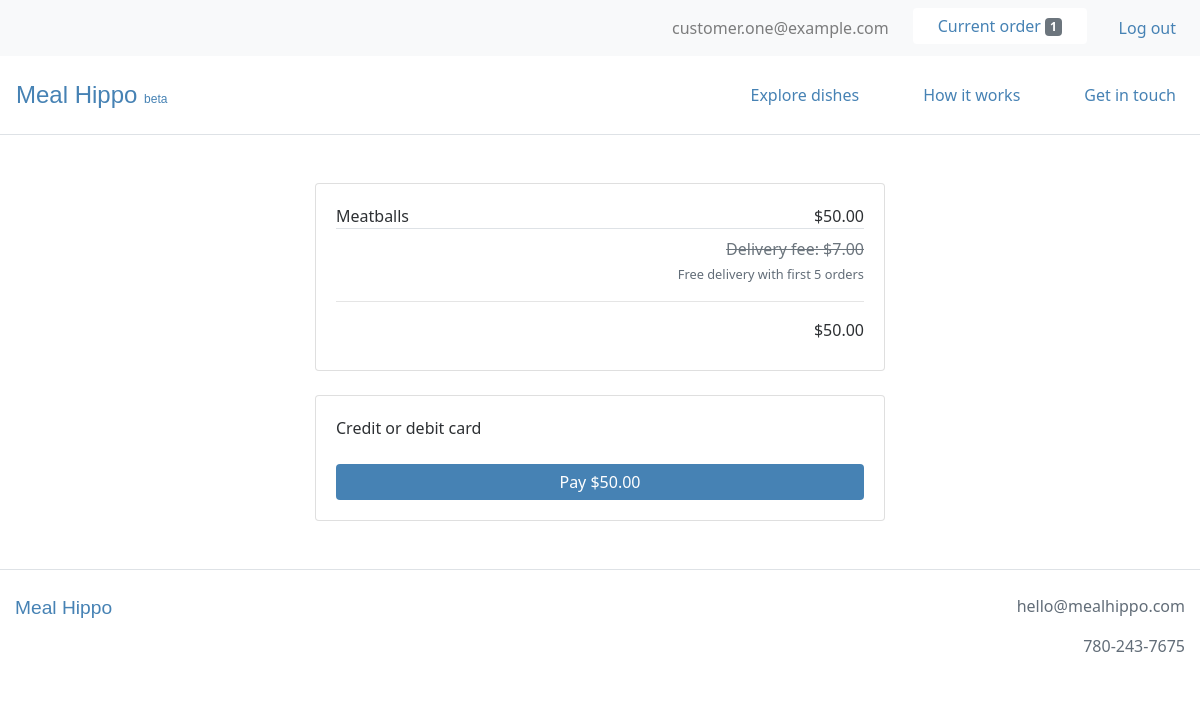
The app's page /order/payment (signed in), older data.
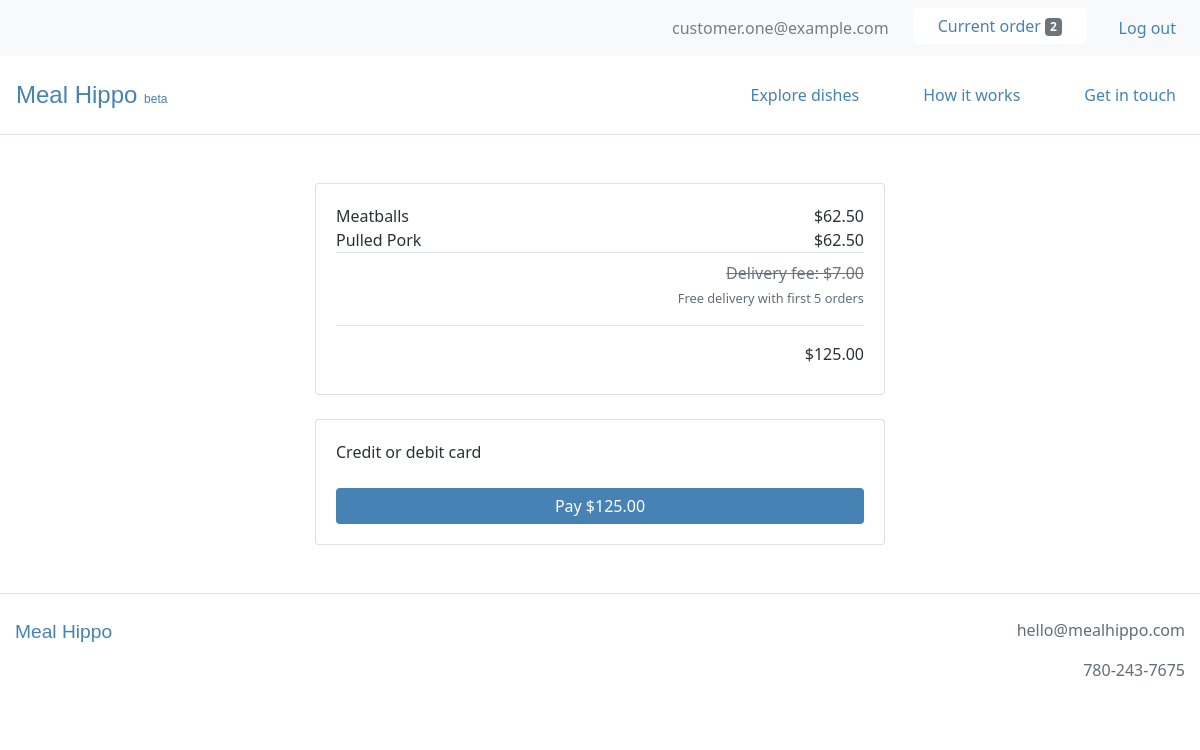
The same page, newer data.
### users/models.py (models this page shows, shortened)
class CustomUser(AbstractBaseUser):
    email = models.EmailField(unique=True)
    is_active = models.BooleanField(default=True)
    is_admin = models.BooleanField(default=False)
    objects = CustomUserManager()
    USERNAME_FIELD = 'email'
    REQUIRED_FIELDS = []

### webplatform/models.py (models this page shows, shortened)
class Order(models.Model):
    user = models.ForeignKey(settings.AUTH_USER_MODEL, on_delete=models.CASCADE)
    items = models.ManyToManyField(OrderItem)
    delivery_date = models.DateField(null=True, default=timezone.localtime(timezone.now()))
    delivery_time = models.TimeField(null=True, default=timezone.localtime(timezone.now()))
    is_completed = models.BooleanField(default=False)
    payment = models.ForeignKey(Payment, on_delete=models.SET_NULL, blank=True, null=True)
    created_at = models.DateTimeField(auto_now_add=True)
    modified_at = models.DateTimeField(auto_now=True)
    def get_total_order_price(self):
        total_order_price = 0
        for item in self.items.all():
            total_order_price += item.get_total_item_price()
        return total_order_price

class OrderItem(models.Model):
    user = models.ForeignKey(settings.AUTH_USER_MODEL, on_delete=models.CASCADE)
    item = models.ForeignKey(Item, on_delete=models.CASCADE)
    quantity = models.IntegerField(default=1)
    is_completed = models.BooleanField(default=False)
    def get_total_item_price(self):
        return self.quantity * self.item.price

class Item(models.Model):
    supplier = models.ForeignKey(Supplier, on_delete=models.CASCADE)
    name = models.CharField(max_length=100)
    description = models.TextField()
    price = models.FloatField()
    minimum_portions = models.IntegerField(blank=True, null=True)
    portion_increment = models.IntegerField(blank=True, null=True)
    minimum_lead_time = models.IntegerField(blank=True, null=True)
    is_active = models.BooleanField()
    created_at = models.DateTimeField(auto_now_add=True)
    modified_at = models.DateTimeField(auto_now=True)

### webplatform/views.py (the view, shortened to what this page needs)
# urls.py: path('order/payment', views.OrderPaymentView.as_view(), name='order_payment_view'),
class OrderPaymentView(LoginRequiredMixin, View):
    def get(self, *args, **kwargs):
        order = models.Order.objects.get(user=self.request.user, is_completed=False)
        order_items = order.items.all()
        context = {
            'order': order,
            'order_items': order_items,
        }
        return render(self.request, 'webplatform/order_payment_view.html', context)

### webplatform/templatetags/cart_templatetags.py (called while the page is built)
@register.filter
def cart_item_count(user):
    if user.is_authenticated:
        queryset = models.Order.objects.filter(user=user, is_completed=False)
        if queryset.exists():
            return queryset[0].items.count()
    return 0

### webplatform/templates/webplatform/order_payment_view.html (shortened to what this page needs)
{% extends 'base.html' %}
{% load static %}
{% load crispy_forms_tags %}
{% load humanize %}
{% block content %}
<div class="container-fluid my-5">
  <div class="row">
    <div class="col-lg-6 offset-lg-3 col-md-8 offset-md-2 col-12">
      <div class="card">
        <div class="card-body">
          <div class="container">
            {% for order_item in order_items %}
              <div class="row">
                <div class="col text-left px-0">
                  {{ order_item.item.name }}
                </div>
                <div class="col text-right px-0">
                  ${{ order_item.get_total_item_price|floatformat:2|intcomma }}
                </div>
              </div>
            {% endfor %}
          </div>
          <div class="container">
            <div class="row border-top py-2">
              <div class="col text-right px-0">
								<s class="text-secondary">Delivery fee: $7.00</s>
                <p><small>Free delivery with first 5 orders</small></p>
                <hr>
                ${{ order.get_total_order_price|floatformat:2|intcomma }}
              </div>
            </div>
          </div>
        </div>
      </div>
      <div class="card mt-4">
        <div class="card-body">
          <form action="" method="post" id="payment-form">
            <div class="mb-3">
            	<label for="card-element">
            		Credit or debit card
            	</label>
            </div>
            <button class="btn btn-primary w-100">Pay ${{ order.get_total_order_price|floatformat:2|intcomma }}</button>
          </form>
        </div>
      </div>
    </div>
  </div>
</div>
{% endblock %}

### templates/base.html (shortened to what this page needs)
{% load static %}
{% load cart_templatetags %}
<!DOCTYPE html>
<html lang="en" dir="ltr">
  <head>
    <link rel="stylesheet" href="https://stackpath.bootstrapcdn.com/bootstrap/4.4.1/css/bootstrap.min.css">
    <link rel="stylesheet" type="text/css" href="{% static 'style.css' %}">
  </head>
  <body>
    {% if user.is_authenticated %}
      <nav class="navbar navbar-expand-md navbar-light bg-light">
          <ul class="navbar-nav ml-md-auto mx-md-0 mx-auto text-md-left text-center">
            <li class="nav-item ml-4">
              <span class="navbar-text">
                {{ request.user.email }}
              </span>
            </li>
            <li class="nav-item ml-4">
              <a href="{% url 'webplatform:order_items_view' %}">
                <button type="button" class="btn btn-light bg-white">
                  Current order <span class="badge badge-secondary">{{ request.user|cart_item_count }}</span>
                </button>
              </a>
            </li>
            <li class="nav-item ml-4">
              <a class="nav-link" href="{% url 'logout' %}">Log out</a>
            </li>
          </ul>
      </nav>
    {% endif %}
    <nav class="navbar navbar-expand-md navbar-light py-3 border-bottom">
      <a class="navbar-brand" href="{% url 'webplatform:home_view' %}">Meal&nbsp;Hippo <small style="font-size: 0.5em;">beta</small></a>
      <div class="collapse navbar-collapse" id="navbarText">
        <ul class="navbar-nav ml-auto">
          <li class="nav-item ml-5">
            <a class="nav-link" href="{% url 'webplatform:order_items_view' %}">Explore dishes</a>
          </li>
          <li class="nav-item ml-5">
            <a class="nav-link" href="{% url 'webplatform:support_view' %}">How it works</a>
          </li>
          <li class="nav-item ml-5">
            <a class="nav-link" href="{% url 'webplatform:contact_view' %}">Get in touch</a>
          </li>
        </ul>
      </div>
    </nav>
    {% block content %}
    {% endblock %}
    <footer>
      <div class="container-fluid text-center py-4 mb-5 border-top">
        <div class="row">
          <div class="col-sm text-sm-left mb-4">
            <span class="logo">
              <a href="{% url 'webplatform:home_view' %}">Meal&nbsp;Hippo</a>
            </span>
          </div>
          <div class="col-sm text-sm-right">
            <p>hello@mealhippo.com</p>
            <p>780-243-7675</p>
          </div>
        </div>
      </div>
    </footer>
  </body>
</html>

Row changes from the older to the newer data that the page shows:
computed for CustomUser "customer.one@example.com": user|cart_item_count "1" → "2"
changed OrderItem "Meatballs": get_total_item_price "50.00" → "62.50"
added OrderItem: item.name "Pulled Pork", get_total_item_price "62.50"
changed through a linked row, Order: get_total_order_price "50.00" → "125.00"
